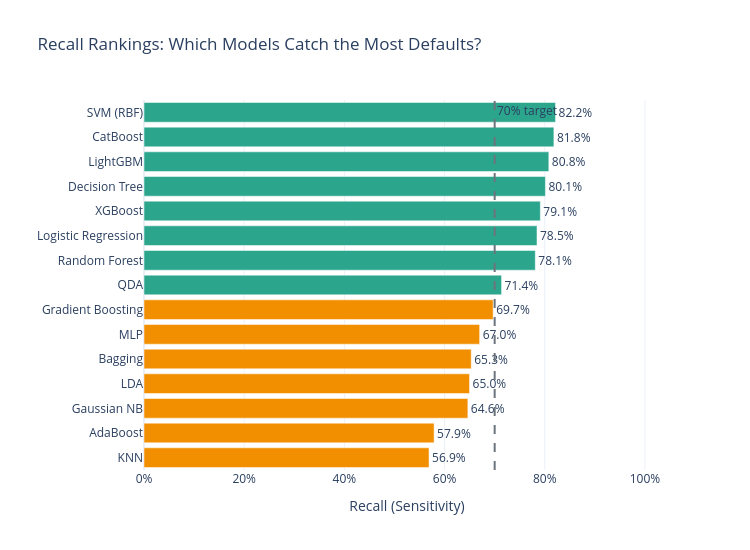

Notebook code cell kept with this figure:
### Markdown cell above
## Chart 1: Recall Rankings

### Code cell
# Recall rankings — horizontal bar chart sorted by recall
df_recall = df_comp.sort_values('recall_1', ascending=True)

fig_recall = go.Figure()
fig_recall.add_trace(go.Bar(
    y=df_recall['model'], x=df_recall['recall_1'],
    orientation='h',
    marker_color=[COLORS['green'] if v >= 0.7 else COLORS['orange'] if v >= 0.5 else COLORS['red']
                  for v in df_recall['recall_1']],
    text=[f'{v:.1%}' for v in df_recall['recall_1']],
    textposition='outside',
))
fig_recall.add_vline(x=0.7, line_dash='dash', line_color=COLORS['gray'],
                     annotation_text='70% target')
fig_recall.update_layout(
    title='Recall Rankings: Which Models Catch the Most Defaults?',
    xaxis_title='Recall (Sensitivity)',
    xaxis=dict(range=[0, 1.05], tickformat='.0%'),
    yaxis_title='',
    height=550, width=750,
    margin=dict(l=140),
    showlegend=False,
)
fig_recall.show()
save_chart(fig_recall, COMP_SLUG, 'recall_rankings')

### Figure 1 — Plotly figure (JSON) as saved in the notebook; plotly's stock layout.template omitted (floating-point values rounded to 4 significant figures)
{"data": [{"marker": {"color": ["#F18F01", "#F18F01", "#F18F01", "#F18F01", "#F18F01", "#F18F01", "#F18F01", "#2CA58D", "#2CA58D", "#2CA58D", "#2CA58D", "#2CA58D", "#2CA58D", "#2CA58D", "#2CA58D"]}, "orientation": "h", "text": ["56.9%", "57.9%", "64.6%", "65.0%", "65.3%", "67.0%", "69.7%", "71.4%", "78.1%", "78.5%", "79.1%", "80.1%", "80.8%", "81.8%", "82.2%"], "textposition": "outside", "type": "bar", "x": [0.569, 0.5791, 0.6465, 0.6498, 0.6532, 0.67, 0.697, 0.7138, 0.7811, 0.7845, 0.7912, 0.8013, 0.8081, 0.8182, 0.8215], "y": ["KNN", "AdaBoost", "Gaussian NB", "LDA", "Bagging", "MLP", "Gradient Boosting", "QDA", "Random Forest", "Logistic Regression", "XGBoost", "Decision Tree", "LightGBM", "CatBoost", "SVM (RBF)"]}], "layout": {"annotations": [{"showarrow": false, "text": "70% target", "x": 0.7, "xanchor": "left", "xref": "x", "y": 1, "yanchor": "top", "yref": "y domain"}], "height": 550, "margin": {"l": 140}, "shapes": [{"line": {"color": "#6c757d", "dash": "dash"}, "type": "line", "x0": 0.7, "x1": 0.7, "xref": "x", "y0": 0, "y1": 1, "yref": "y domain"}], "showlegend": false, "title": {"text": "Recall Rankings: Which Models Catch the Most Defaults?"}, "width": 750, "xaxis": {"range": [0, 1.05], "tickformat": ".0%", "title": {"text": "Recall (Sensitivity)"}}, "yaxis": {"title": {"text": ""}}}}
